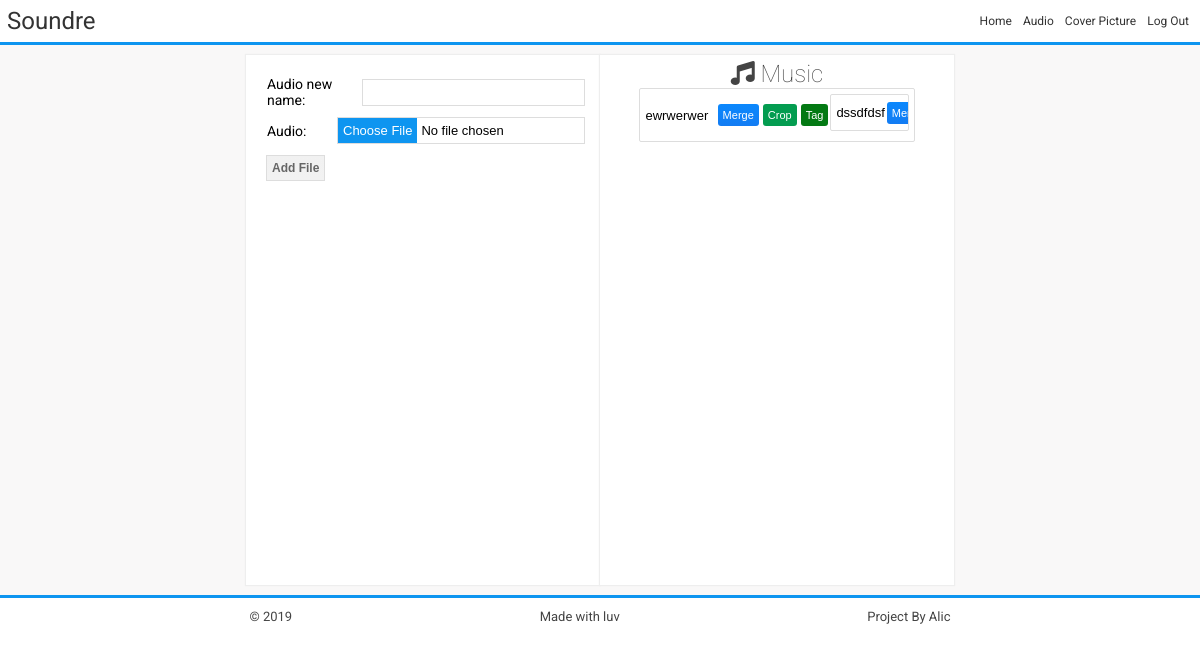
The app's page /dashboard (signed in), older data.
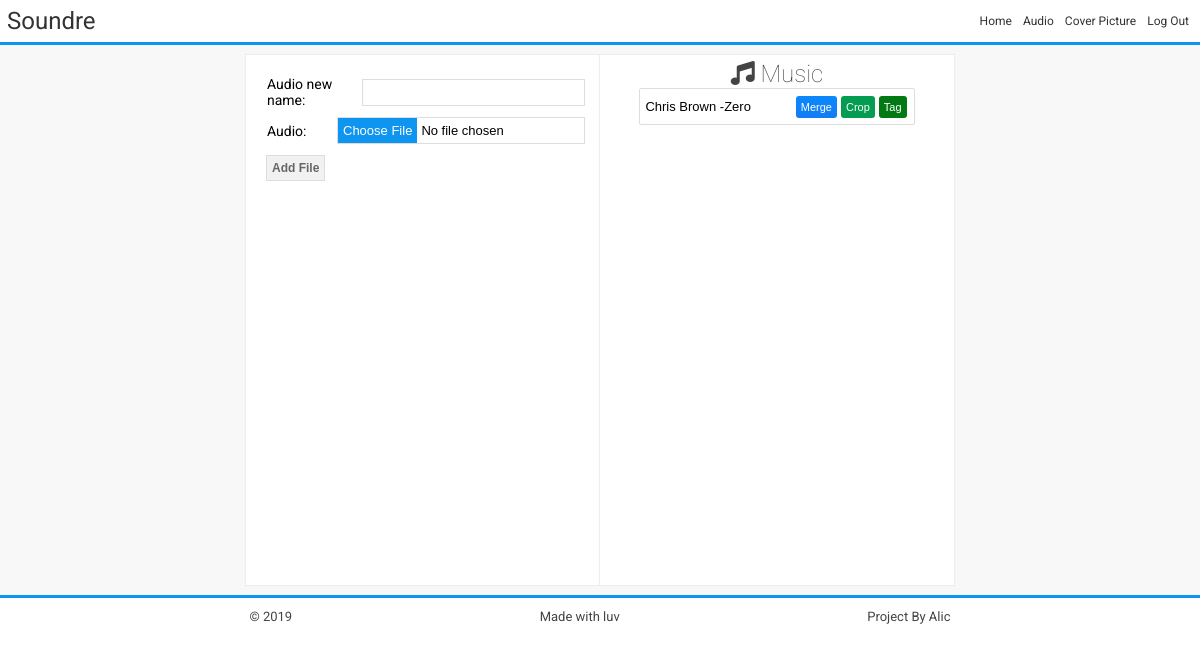
The same page, newer data.
### apps/models.py (models this page shows, shortened)
class AudioModel(models.Model):
    class Meta:
        ordering = ['date_posted']
        verbose_name = 'Audio'
    user = models.ForeignKey(User, on_delete=models.CASCADE)
    name = models.CharField('audio new name', max_length=100, unique=True, null=False, blank=False)
    hash = models.UUIDField(default=uuid4, unique=True, null=False, editable=False, blank=True)
    path = models.FileField('audio', upload_to= file_path)
    date_posted = models.DateTimeField(auto_now=True)

### apps/views.py (the view, shortened to what this page needs)
# urls.py: path('dashboard', dashboard_view, name='dashboard'),
@login_required
def dashboard_view(request):
    fileFormSet = inlineformset_factory(User, AudioModel, widgets={
                                    'path': FileInput({'accept': '.mp3'})
                                    }, fields=['name', 'path'], exclude=['delete'],
                                        can_delete=False, extra=1, )
    context = {
        "form": fileFormSet,
        "files": AudioModel.objects.filter(user=request.user)
    }
    return render(request, "home/dashboard.html", context)

### apps/templates/home/dashboard.html (shortened to what this page needs)
{% extends "layout/base.html" %}
{% block content %}
    <form action="" method="post" enctype="multipart/form-data">
    {{ form.as_p }}
    <input type="submit" value="Add File">
    </form>
{% endblock %}
{% block output %}
     <h2> <i class='fas fa-music'></i> Music </h2>
    {% for file in files %}
        <div class='ui-list' id="{{ file.hash }}" data-link={{ file.hash }}> <div class='title'> {{ file.name }}</div> <div class='action'>
                    <a class='' href="{% url 'merge' file.hash %}">Merge</a>
                    <a class='lemon' href="{% url 'remove' file.hash %}">Crop</a>
                    <a class='green' href="{% url 'tagging' file.hash %}">Tag </a>
            </div>
    {% endfor %}
{% endblock %}

Row changes from the older to the newer data that the page shows:
removed AudioModel: name "ewrwerwer"
removed AudioModel: name "dssdfdsf"
added AudioModel: name "Chris Brown -Zero"
